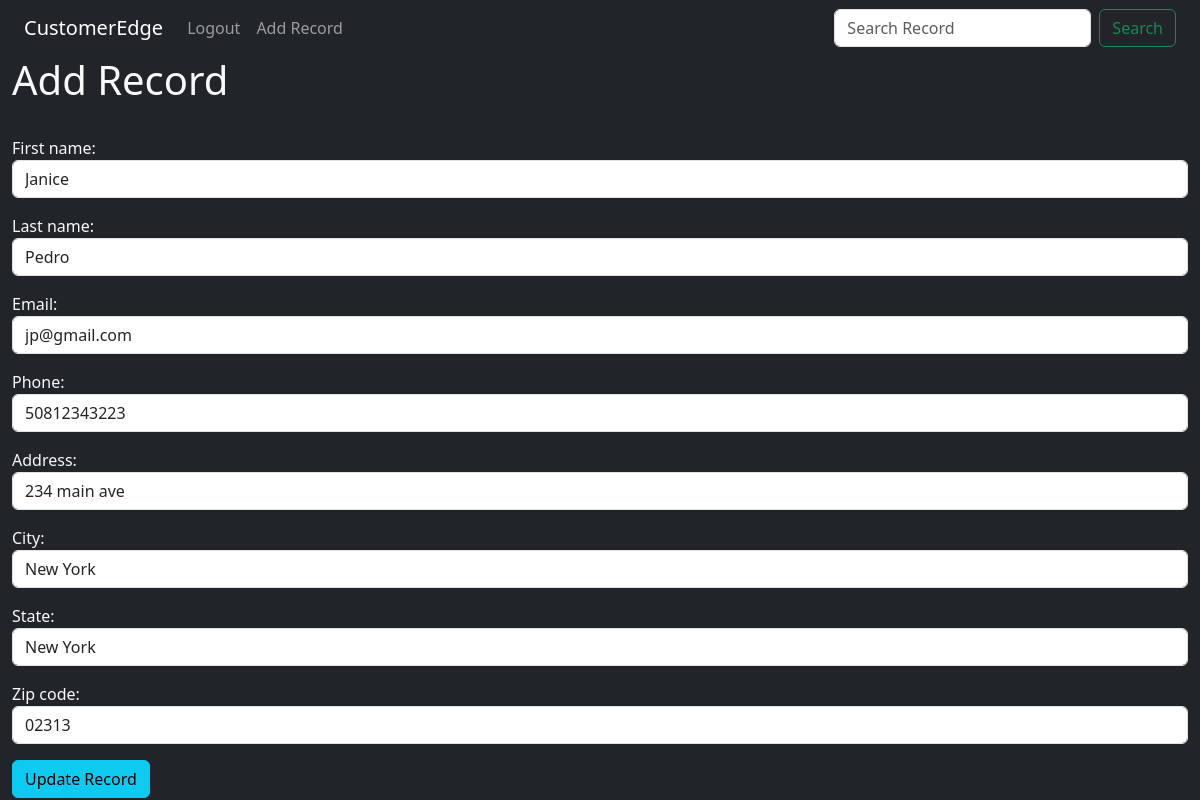
The app's page /update_record/4 (signed in) with its own data.
### website/models.py (models this page shows, shortened)
class Record(models.Model):
    STATES = [
        ('AL', 'Alabama'),
        ('AK', 'Alaska'),
        ('AZ', 'Arizona'),
        ('AR', 'Arkansas'),
        ('CA', 'California'),
        ('CO', 'Colorado'),
        ('CT', 'Connecticut'),
        ('DE', 'Delaware'),
        ('FL', 'Florida'),
        ('GA', 'Georgia'),
        ('HI', 'Hawaii'),
        ('ID', 'Idaho'),
        ('IL', 'Illinois'),
        ('IN', 'Indiana'),
        ('IA', 'Iowa'),
        ('KS', 'Kansas'),
        ('KY', 'Kentucky'),
        ('LA', 'Louisiana'),
        ('ME', 'Maine'),
        ('MD', 'Maryland'),
        ('MA', 'Massachusetts'),
        ('MI', 'Michigan'),
        ('MN', 'Minnesota'),
        ('MS', 'Mississippi'),
        ('MO', 'Missouri'),
        ('MT', 'Montana'),
        ('NE', 'Nebraska'),
        ('NV', 'Nevada'),
        ('NH', 'New Hampshire'),
        ('NJ', 'New Jersey'),
        ('NM', 'New Mexico'),
        ('NY', 'New York'),
        ('NC', 'North Carolina'),
        ('ND', 'North Dakota'),
        ('OH', 'Ohio'),
        ('OK', 'Oklahoma'),
        ('OR', 'Oregon'),
        ('PA', 'Pennsylvania'),
        ('RI', 'Rhode Island'),
        ('SC', 'South Carolina'),
        ('SD', 'South Dakota'),
        ('TN', 'Tennessee'),
        ('TX', 'Texas'),
        ('UT', 'Utah'),
        ('VT', 'Vermont'),
        ('VA', 'Virginia'),
        ('WA', 'Washington'),
        ('WV', 'West Virginia'),
        ('WI', 'Wisconsin'),
        ('WY', 'Wyoming'),
    ]
    created_at =models.DateTimeField(auto_now_add=True)
    first_name = models.CharField(max_length=50)
    last_name= models.CharField(max_length=50)
    email = models.CharField(max_length=200)
    phone = models.CharField(max_length=12)
    address= models.CharField(max_length=100)
    city= models.CharField(max_length=50)
    state= models.CharField(max_length=50, choices=STATES)
    zip_code= models.CharField(max_length=50)

### website/views.py (the view)
# urls.py: path('update_record/<int:pk>', views.update_record, name="update_record"),
def update_record(request, pk):
    if request.user.is_authenticated:
        current_record = Record.objects.get(id=pk)
        form =  AddRecordForm(request.POST or None, instance = current_record)
        if form.is_valid():
            form.save()
            messages.info(request, "Record has been updated")
            return redirect('home')
        return render(request, 'update_record.html', {'form':form})
    else:
        messages.info(request, "You must be logged in to view this page")
        return redirect('home')

### website/templates/update_record.html (shortened to what this page needs)
{% extends 'base.html' %}
{% block content %}
<div class="container-xxl text-light">
    <h1>Add Record</h1>
    <br>
    <form method=POST action="{% url 'add_record' %}">
        {{form.as_p}}
        <button type="submit" class="btn btn-info">Update Record</button>
    </form>
</div>
{%endblock%}

### records on screen
Record: first_name "Janice", last_name "Pedro", email "jp@gmail.com", phone "50812343223", address "234 main ave", city "New York", state "New York", zip_code "02313"
